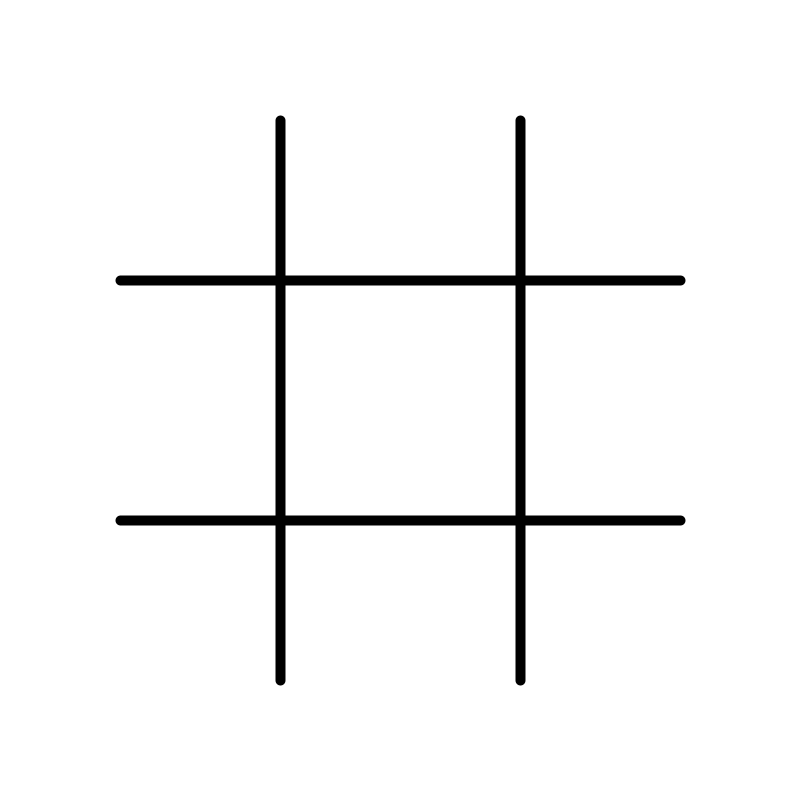
Frame 1 (no input)
Frame 60 (the mouse pressed at the canvas centre just before this capture): identical to frame 1, image omitted
Frame 120 (the mouse held since frame 60 and released just before this capture): identical to frame 1, image omitted

The Processing sketch that drew this single still picture (run headless with seeded random() and noise(); from frame 60 on, the mouse is pressed at the canvas centre):

// Processing sketch: PraktijkOpdracht
// ── PraktijkOpdracht.pde
boolean cols = true;
    boolean draw = false;
    int x, y;
    void setup() {
      size(800,800);
      Board();
    }

    void draw() {
    }

    void mouseDragged() {
     if (mouseX > 50 || mouseY > 50) {
       if (draw) {
         stroke(cols ? color(0,192,0):color(192,0,0));
         strokeWeight(3);
         line(mouseX,mouseY,x,y);
       }
      x = mouseX;
      y = mouseY;
      draw = true;
     } 
    }

    void mouseReleased() {
      draw = false;
    }

    void Board() {
      background(255);
      noStroke();
     
      stroke(0);
      strokeWeight(10);
      line(width*0.15,height*0.35,width*0.85,height*0.35);
      line(width*0.15,height*0.65,width*0.85,height*0.65);
      line(width*0.35,height*0.15,width*0.35,height*0.85);
      line(width*0.65,height*0.15,width*0.65,height*0.85);
    }

    void keyPressed() {
      if (key == ' ') Board();
    }
